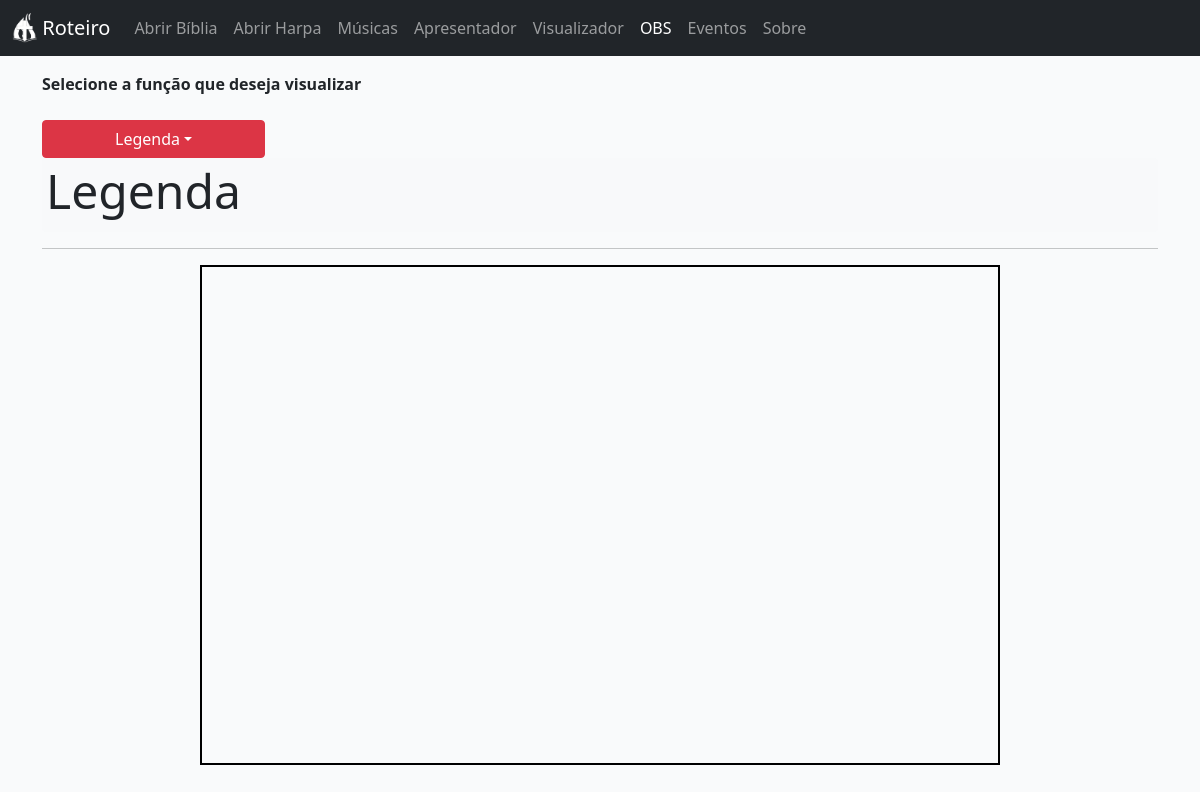
Page /obs on the earlier database version.
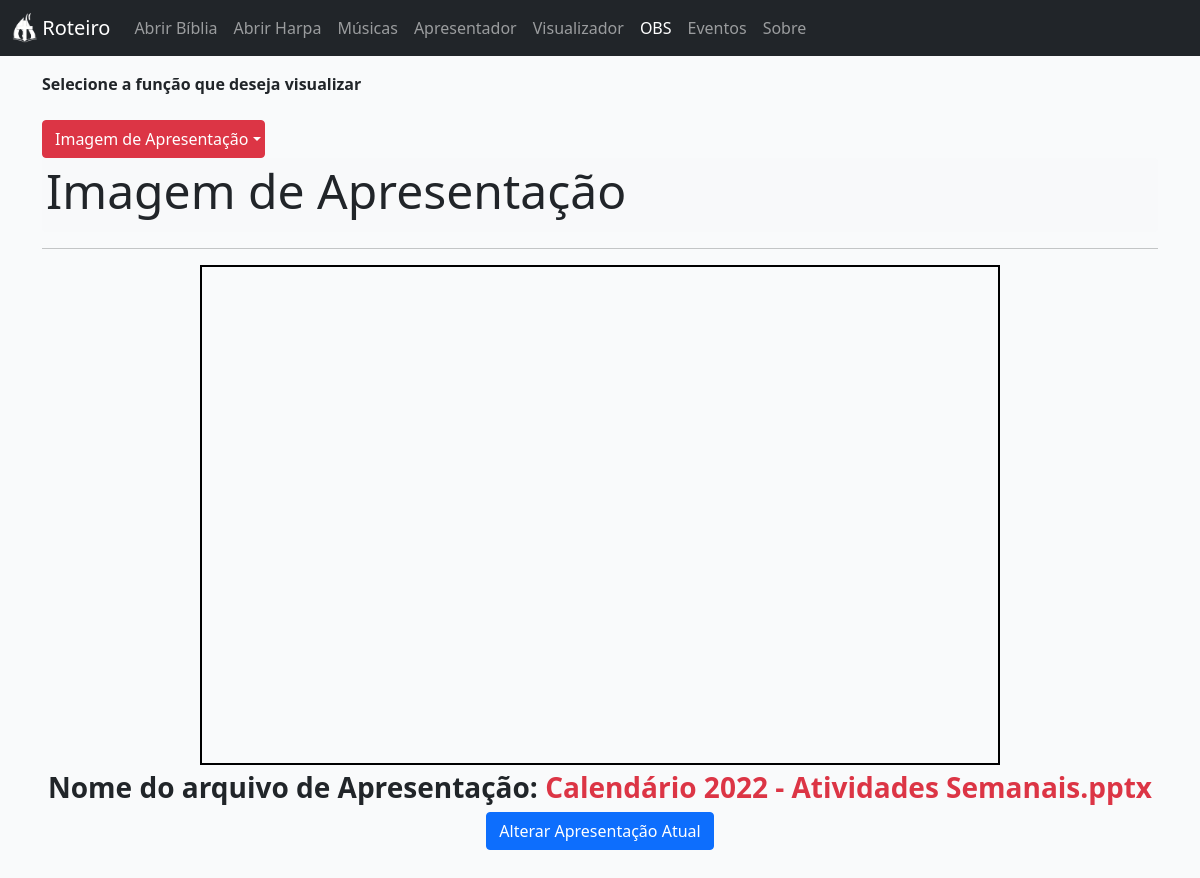
Same page on the later database version.
### tables this page shows
CREATE TABLE OBS (Apresentacao VARCHAR (100) PRIMARY KEY UNIQUE NOT NULL, config INTEGER);

### app.py (the view, shortened to what this page needs)
@app.route('/obs', methods=['GET', 'POST'])
def obs():
    filename = executarConsulta('Roteiro.db', 'select * from OBS')[0]
    config = int(executarConsulta('Roteiro.db', 'select config from OBS')[0])
    if config == 0:
        return render_template('viewerOBS.jinja', filename=filename, txt1='Legenda', txt2='Imagem de Apresentação', txt3='../subtitle')
    else:
        return render_template('viewerOBS.jinja', filename=filename, txt1='Imagem de Apresentação', txt2='Legenda', txt3='../calendar')

### consultaAcess.py (called while the page is built)
def executarConsulta(banco, sql):
    conn = sqlite3.connect(banco)
    cursor = conn.cursor()
    cursor.execute(sql)
    return cursor.fetchone()

### templates/viewerOBS.jinja (shortened to what this page needs)
<!doctype html>
<html lang="en">
  <head>
    <link href="{{ url_for('static', filename='stylesheets/bootstrap.min.css') }}" rel="stylesheet">
    <link href="{{ url_for('static', filename='stylesheets/navbar-top-fixed.css') }}" rel="stylesheet">
  </head>
  <body style="background-color: rgba(248, 249, 250, 0.726);">
<nav class="navbar navbar-expand-md navbar-dark fixed-top bg-dark">
  <div class="container-fluid">
    <a class="navbar-brand" href="{{ url_for('index') }}">
      <img src="{{ url_for('static', filename='images/Logo ADCPTA.png') }}" width="25" height="30" class="d-inline-block align-top" alt="">
      Roteiro
    </a>
    <div class="collapse navbar-collapse" id="navbarCollapse">
      <ul class="navbar-nav me-auto mb-2 mb-md-0">
        <a href="#" class="nav-item">
          <a class="nav-link" href="../abrirbiblia">Abrir Bíblia</a>
        </a>
        <a href="#" class="nav-item">
          <a class="nav-link " href="../abrirharpa">Abrir Harpa</a>
        </a>
        <a href="#" class="nav-item">
          <a class="nav-link" href="../abrirslidemusica">Músicas</a>
        </a>
        <a href="#" class="nav-item">
          <a class="nav-link" href="../apresentador">Apresentador</a>
        </a>
        <a href="#" class="nav-item">
          <a class="nav-link" href="../viewer">Visualizador</a>
        </a>
        <a href="#" class="nav-item">
          <a class="nav-link active" aria-current="page" href="#">OBS</a>
        </a>
        <a href="#" class="nav-item">
          <a class="nav-link" href="../eventos?destino=ver">Eventos</a>
        </a>
        <a class="nav-item">
          <a class="nav-link" href="../sobre">Sobre</a>
        </a>
      </ul>
    </div>
  </div>
</nav>
<main class="container">
    <div class="row">
        <div class="col-sm-12">
            <div class="heading">Selecione a função que deseja visualizar</div>
            <br>
            <div class="dropdown">
              <button class="btn btn-danger dropdown-toggle" type="button" id="dropdownMenuButton" data-bs-toggle="dropdown" aria-expanded="false" style="width:20%">{{txt1}}</button>
            </div>
        </div>
    </div>
    <div class="row">
        <div class="col-sm-12">
            <div class="bg-light p-1 rounded">
                <h1 class="display-5">{{txt1}}</h1>
            </div>
        </div>
    </div>
    <hr>
    <div class="row">
      <div id="principal" class="col-sm-12 text-center">
        <iframe id="iframe" src="{{txt3}}" width="800x" height="500x"></iframe>
        {% if txt1 != 'Legenda' %}
          <h3 id="status" class="heading">Nome do arquivo de Apresentação: <span class="text-danger"> {{filename}}</span></h3>
          <button class="btn btn-primary" type="button" id="alterarPRS" onclick="enviarSolicitacaoAlteracao()">Alterar Apresentação Atual</button>
        {% endif %}
      </div>
    </div>
</main>
  </body>
</html>

### static/stylesheets/navbar-top-fixed.css (style rules this page uses)
body { min-height: 75rem; padding-top: 4.5rem; }

### templates/viewerOBS.jinja (style rules this page uses)
iframe { border: 2px black solid; }
.heading { font-weight: bold; }

Differences in the rows shown:
now on this page (row edited): OBS: Apresentacao "Calendário 2022 - Atividades Semanais.pptx"
Other differences:
{{ txt1 }}: "Legenda" → "Imagem de Apresentação"
text now shown: "Nome do arquivo de Apresentação: Alterar Apresentação Atual"
